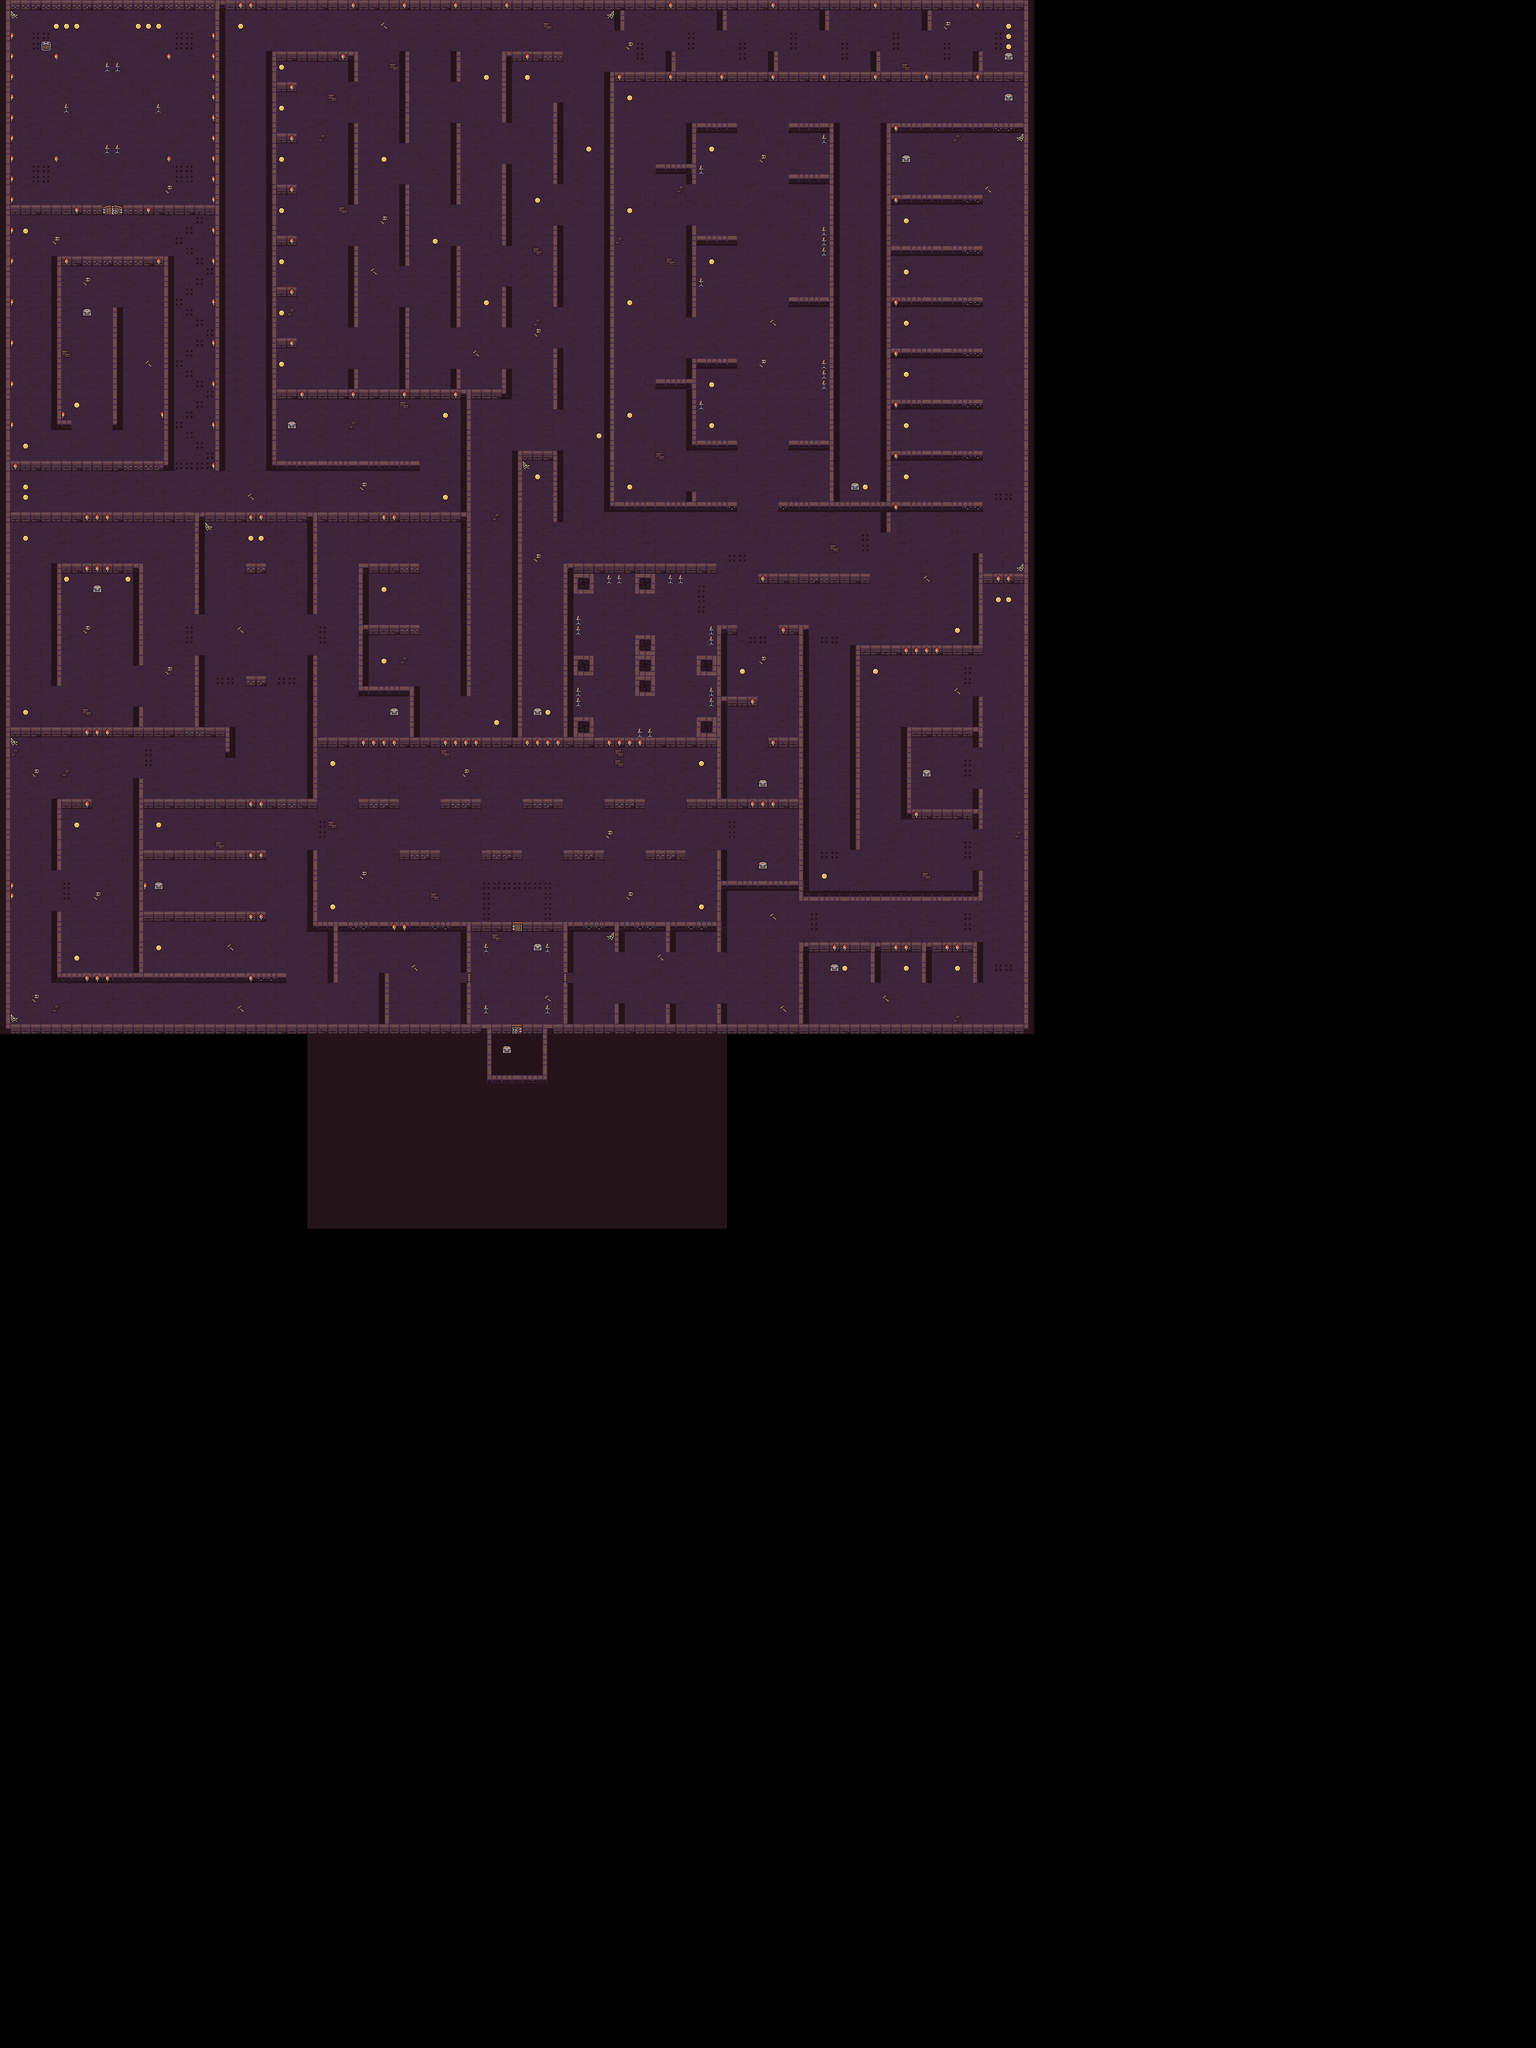

Below is a game level as drawn by its tile map, then a one-line description and the .tmx that defines it (tile-layer data replaced by summaries):
An orthogonal 150x200 tile map with 16x16 px tiles, 11 tile layers (Sol, Mur, Echelle, Porte, ...), 7 tilesets.

<map version="1.5" tiledversion="1.7.2" orientation="orthogonal" renderorder="right-down" width="150" height="200" tilewidth="16" tileheight="16" infinite="0" nextlayerid="13" nextobjectid="1">
 <tileset firstgid="1" source="Tuiles.tsx" />
 <tileset firstgid="101" source="peaks.tsx" />
 <tileset firstgid="102" source="Flamme.tsx" />
 <tileset firstgid="104" source="Flamme2.tsx" />
 <tileset firstgid="106" source="Bougie.tsx" />
 <tileset firstgid="107" source="TorcheCote.tsx" />
 <tileset firstgid="108" source="TorcheFace.tsx" />
 <layer id="2" name="Sol" width="150" height="200">
  <data>[30000 cells, 10566 non-empty, 13 distinct tile ids]</data>
 </layer>
 <layer id="1" name="Mur" width="150" height="200">
  <data>[30000 cells, 1882 non-empty, 23 distinct tile ids]</data>
 </layer>
 <layer id="4" name="Echelle" width="150" height="200">
  <data>[30000 cells, 1 non-empty, 1 distinct tile ids]</data>
 </layer>
 <layer id="3" name="Porte" width="150" height="200">
  <data>[30000 cells, 7 non-empty, 7 distinct tile ids]</data>
 </layer>
 <layer id="5" name="Peaks" width="150" height="200">
  <data>[30000 cells, 115 non-empty, 1 distinct tile ids]</data>
 </layer>
 <layer id="6" name="Flamme" width="150" height="200">
  <data>[30000 cells, 96 non-empty, 1 distinct tile ids]</data>
 </layer>
 <layer id="7" name="Flamme2" width="150" height="200">
  <data>[30000 cells, 44 non-empty, 1 distinct tile ids]</data>
 </layer>
 <layer id="8" name="Torche" width="150" height="200">
  <data>[30000 cells, 178 non-empty, 3 distinct tile ids]</data>
 </layer>
 <layer id="9" name="Coffre" width="150" height="200">
  <data>[30000 cells, 16 non-empty, 1 distinct tile ids]</data>
 </layer>
 <layer id="11" name="Pieces" width="150" height="200">
  <data>[30000 cells, 76 non-empty, 1 distinct tile ids]</data>
 </layer>
 <layer id="12" name="Deco" width="150" height="200">
  <data>[30000 cells, 82 non-empty, 5 distinct tile ids]</data>
 </layer>
</map>
